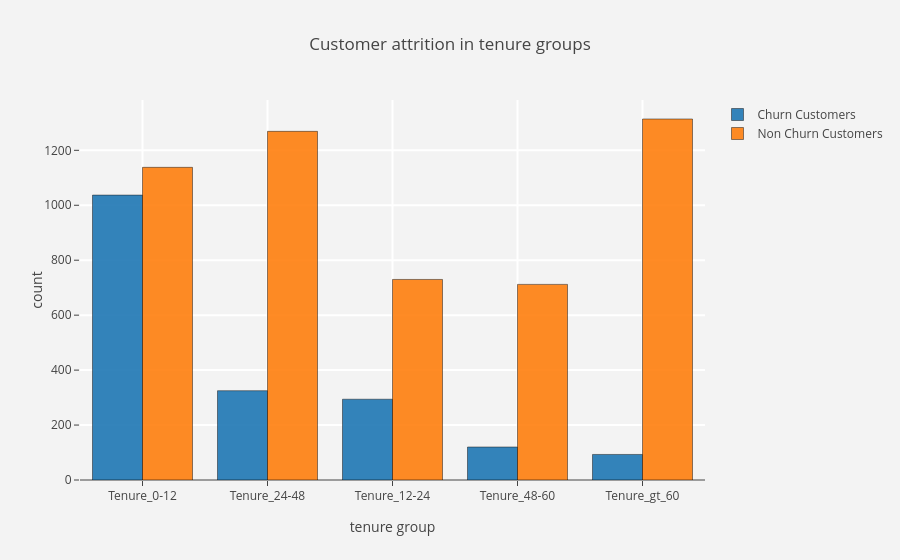

Notebook source saved alongside this figure:
### Markdown cell above
# 3.3. Customer attrition in tenure groups

### Code cell
#cusomer attrition in tenure groups
tg_ch  =  churn["tenure_group"].value_counts().reset_index()
tg_ch.columns  = ["tenure_group","count"]
tg_nch =  not_churn["tenure_group"].value_counts().reset_index()
tg_nch.columns = ["tenure_group","count"]

#bar - churn
trace1 = go.Bar(x = tg_ch["tenure_group"]  , y = tg_ch["count"],
                name = "Churn Customers",
                marker = dict(line = dict(width = .5,color = "black")),
                opacity = .9)

#bar - not churn
trace2 = go.Bar(x = tg_nch["tenure_group"] , y = tg_nch["count"],
                name = "Non Churn Customers",
                marker = dict(line = dict(width = .5,color = "black")),
                opacity = .9)

layout = go.Layout(dict(title = "Customer attrition in tenure groups",
                        plot_bgcolor  = "rgb(243,243,243)",
                        paper_bgcolor = "rgb(243,243,243)",
                        xaxis = dict(gridcolor = 'rgb(255, 255, 255)',
                                     title = "tenure group",
                                     zerolinewidth=1,ticklen=5,gridwidth=2),
                        yaxis = dict(gridcolor = 'rgb(255, 255, 255)',
                                     title = "count",
                                     zerolinewidth=1,ticklen=5,gridwidth=2),
                       )
                  )
data = [trace1,trace2]
fig  = go.Figure(data=data,layout=layout)
py.iplot(fig)

### Figure 1 — Plotly figure (JSON) as saved in the notebook; plotly's stock layout.template omitted (floating-point values rounded to 4 significant figures)
{"data": [{"marker": {"line": {"color": "black", "width": 0.5}}, "name": "Churn Customers", "opacity": 0.9, "type": "bar", "uid": "334c4920-fe35-4a07-a04a-727ebad2830e", "x": ["Tenure_0-12", "Tenure_24-48", "Tenure_12-24", "Tenure_48-60", "Tenure_gt_60"], "y": [1037, 325, 294, 120, 93]}, {"marker": {"line": {"color": "black", "width": 0.5}}, "name": "Non Churn Customers", "opacity": 0.9, "type": "bar", "uid": "ace99398-aaa6-4304-96a9-57aaf888cd00", "x": ["Tenure_gt_60", "Tenure_24-48", "Tenure_0-12", "Tenure_12-24", "Tenure_48-60"], "y": [1314, 1269, 1138, 730, 712]}], "layout": {"paper_bgcolor": "rgb(243,243,243)", "plot_bgcolor": "rgb(243,243,243)", "title": {"text": "Customer attrition in tenure groups"}, "xaxis": {"gridcolor": "rgb(255, 255, 255)", "gridwidth": 2, "ticklen": 5, "title": {"text": "tenure group"}, "zerolinewidth": 1}, "yaxis": {"gridcolor": "rgb(255, 255, 255)", "gridwidth": 2, "ticklen": 5, "title": {"text": "count"}, "zerolinewidth": 1}}}
